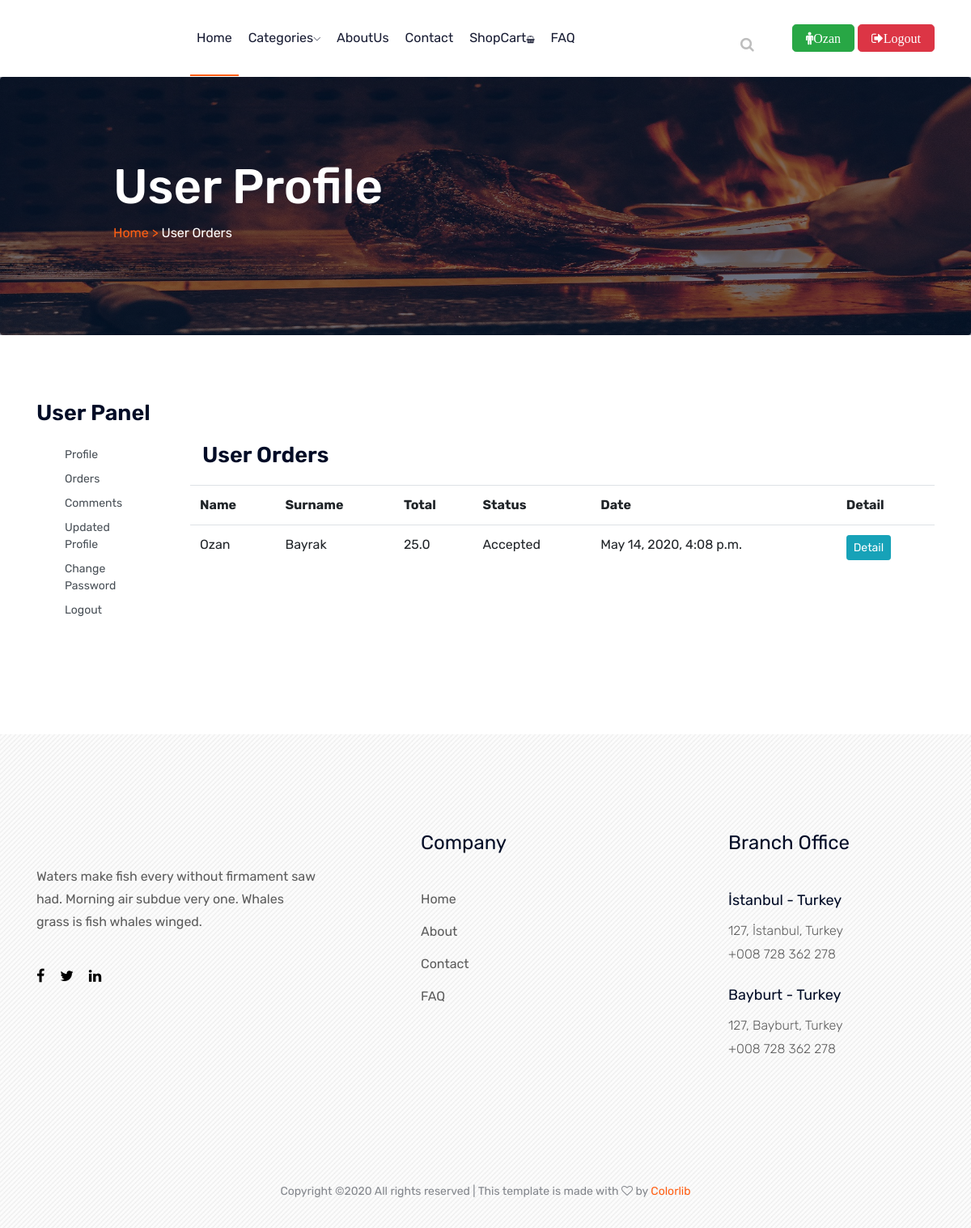
The page /user/orders/ (signed in) on the database as committed earlier.
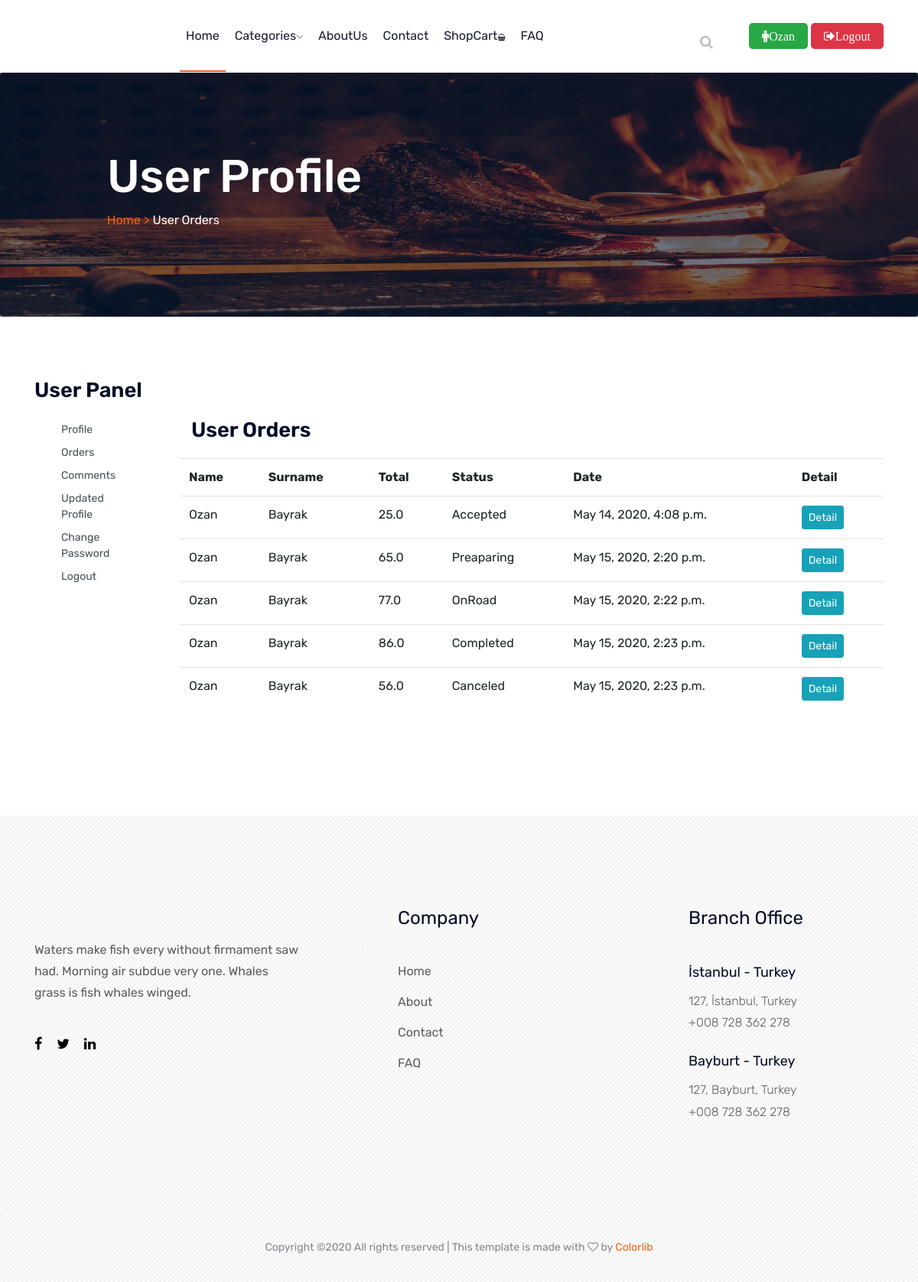
The same page on the database as committed later.
### order/models.py (models this page shows, shortened)
class Order(models.Model):
    STATUS = (
        ('New','New'),
        ('Accepted','Accepted'),
        ('Preaparing','Preaparing'),
        ('OnRoad','OnRoad'),
        ('Completed','Completed'),
        ('Canceled', 'Canceled'),
    )
    user = models.ForeignKey(User, on_delete=models.SET_NULL, null=True)
    code = models.CharField(max_length=5,editable=False)
    first_name = models.CharField(max_length=20)
    last_name = models.CharField(max_length=20)
    phone = models.CharField(max_length=20,blank=True)
    address = models.CharField(max_length=20, blank=True)
    total = models.FloatField()
    status = models.CharField(max_length=10, choices=STATUS, default='New')
    ip = models.CharField(blank=True, max_length=20)
    adminnote = models.CharField(blank=True,max_length=100)
    create_at = models.DateTimeField(auto_now_add=True)
    update_at = models.DateTimeField(auto_now=True)

### user/views.py (the view)
# urls.py: path('orders/', views.orders, name='orders'),
@login_required(login_url='/login') #check login
def orders(request):
    category = Category.objects.all()
    current_user = request.user  # access user info
    orders = Order.objects.filter(user_id=current_user.id)
    context = {
        'category': category,
        'orders': orders,
    }
    return render(request,'user_orders.html',context)

### user/templates/user_orders.html (shortened to what this page needs)
{% extends "homebase.html" %}
{% block content %}
    <section class="breadcrumb breadcrumb_bg banner-bg-1 overlay2 ptb200">
        <div class="container">
            <div class="row">
                <div class="col-lg-7 offset-lg-1">
                    <div class="breadcrumb_iner">
                        <div class="breadcrumb_iner_item">
                            <h2>User Profile</h2>
                            <p> <a href="/">Home ></a> User Orders</p>
                        </div>
                    </div>
                </div>
            </div>
        </div>
    </section>
    <section class="contact-section">
        <div class="container">
            <div class="d-none d-sm-block mb-5 pb-4">
                <div class="row">
                    <div class="col-12">
                        <h2 class="contact-title">User Panel</h2>
                    </div>
                    <div class="col-lg-2">
                        {% include "user_panel.html" %}
                    </div>
                    <div class="col-lg-10">
                        <div class="col-12">
                            <h2 class="contact-title">User Orders</h2>
                        </div>
                        <table class="table">
                            <tr>
                                <th>Name</th>
                                <th>Surname</th>
                                <th>Total</th>
                                <th>Status</th>
                                <th>Date</th>
                                <th>Detail</th>
                            </tr>
                            {% for rs in orders %}
                                <tr>
                                    <td>{{ rs.first_name }}</td>
                                    <td>{{ rs.last_name }}</td>
                                    <td>{{ rs.total }}</td>
                                    <td>{{ rs.status }}</td>
                                    <td>{{ rs.create_at }}</td>
                                    <td><a href="/user/orderdetail/{{ rs.id }}" class="btn btn-sm btn-info">Detail</a> </td>
                                </tr>
                            {% endfor %}
                        </table>
                    </div>
                </div>
            </div>
    </section>
{% endblock %}

### home/templates/homebase.html (shortened to what this page needs)
<!doctype html>
<html class="no-js" lang="zxx">
<head>
    {% load static %}
    <link rel="stylesheet" href="{% static 'css/bootstrap.min.css'%}">
    <link rel="stylesheet" href="{% static 'css/owl.carousel.min.css'%}">
    <link rel="stylesheet" href="{% static 'css/magnific-popup.css'%}">
    <link rel="stylesheet" href="{% static 'css/font-awesome.min.css'%}">
    <link rel="stylesheet" href="{% static 'css/themify-icons.css'%}">
    <link rel="stylesheet" href="{% static 'css/nice-select.css'%}">
    <link rel="stylesheet" href="{% static 'css/flaticon.css'%}">
    <link rel="stylesheet" href="{% static 'css/animate.css'%}">
    <link rel="stylesheet" href="{% static 'css/slicknav.css'%}">
    <link rel="stylesheet" href="{% static 'css/style.css'%}">
</head>
<body>
{% include 'header.html' %}
{% block content %}{% endblock %}
{% include 'footer.html' %}
</body>
</html>

### home/templates/header.html (shortened to what this page needs)
{% load static %}
<link rel="stylesheet" href="https://ajax.googleapis.com/ajax/libs/jqueryui/1.11.4/themes/smoothness/jquery-ui.css">
<header>
    <div class="header-area ">
        <div id="sticky-header" class="main-header-area white-bg">
            <div class="container">
                <div class="row align-items-center">
                    <div class="col-xl-2 col-lg-2">
                        <div class="logo-img">
                        </div>
                    </div>
                    <div class="col-xl-7 col-lg-7">
                        <div class="main-menu d-none d-lg-block">
                            <nav>
                                <ul id="navigation">
                                    <li><a class="active" href="/">Home</a></li>
                                    <li><a href="#">Categories<i class="ti-angle-down"></i></a>
                                        {% load mptt_tags %}
                                    </li>
                                    <li><a href="/aboutus">AboutUs</a></li>
                                    <li><a href="/contact">Contact</a></li>
                                    <li><a href="/shopcart/">ShopCart<i class="fa fa-sm fa-shopping-basket"></i>
                                        </a></li>
                                    <li><a href="/faq">FAQ</a></li>
                                </ul>
                            </nav>
                        </div>
                    </div>
                    <div class="col-xl-3 col-lg-3">
                        <div class="quote-area">
                            <div class="search-bar">
                                <a id="search_1" href="javascript:void(0)"><i class="fa fa-search"></i></a>
                            </div>
                            {% if user.id is not None %}
                                <div class="get-quote d-none d-lg-block">
                                    <a  class="btn fa fa-male btn-success btn-lg" href="/user_profile">{{user.first_name}}</a>
                                    <a  class="btn btn-danger fa fa-sign-out btn-lg" href="/logout/">Logout</a>
                                </div>
                            {% else %}
                                <div class="get-quote d-none d-lg-block">
                                    <a class="btn btn-success"  href="/login/">Login</a>
                                    <a class="btn btn-primary"  href="/join/">JoinUs</a>
                                </div>
                            {% endif %}
                        </div>
                    </div>
                    <div class="col-12">
                    </div>
                </div>
            </div>
        </div>
    </div>
</header>

### user/templates/user_panel.html (shortened to what this page needs)
<div class="col-xl-3 col-lg-3 col-sm-12 col-xs-12 sidebar-shop-left">
    <div class="product-categori">
        <div class="filter-sidebar-left table">
            <div class="list-group list-group-collapse list-group-sm list-group-tree " id="list-group-men" data-children=".sub-men">
                <a href="/user" class="list-group-item list-group-item-action ">Profile</a>
                <a href="/user/orders" class="list-group-item list-group-item-action">Orders</a>
                <a href="/user/comments" class="list-group-item list-group-item-action">Comments</a>
                <a href="/user/update" class="list-group-item list-group-item-action">Updated Profile</a>
                <a href="/user/password" class="list-group-item list-group-item-action">Change Password</a>
                <a href="/logout" class="list-group-item list-group-item-action">Logout</a>
            </div>
        </div>
    </div>
</div>

### home/templates/footer.html (shortened to what this page needs)
{% load static %}
<footer class="footer-area ">
    <div class="container">
        <div class="row justify-content-between">
            <div class="col-sm-6 col-md-3 col-xl-4">
                <div class="single-footer-widget footer_1">
                    <p>Waters make fish every without firmament saw had. Morning air subdue very one. Whales grass
                        is fish whales winged.</p>
                    <div class="social-links">
                        <ul>
                            <li><a href="https://www.facebook.com/"> <i class="fa fa-facebook"></i> </a></li>
                            <li><a href="https://twitter.com/"> <i class="fa fa-twitter"></i> </a></li>
                            <li><a href="https://tr.linkedin.com/"> <i class="fa fa-linkedin"></i> </a></li>
                        </ul>
                    </div>
                </div>
            </div>
            <div class="col-sm-6 col-md-3 col-xl-3">
                <div class="single-footer-widget">
                    <h4>Company</h4>
                    <ul>
                        <li><a href="/">Home</a></li>
                        <li><a href="/aboutus">About</a></li>
                        <li><a href="/contact">Contact</a></li>
                        <li><a href="/faq">FAQ</a></li>
                    </ul>
                </div>
            </div>
            <div class="col-sm-6 col-md-3 col-xl-3">
                <div class="single-footer-widget footer_icon">
                    <h4>Branch office</h4>
                    <div class="office-location">
                        <ul>
                            <li>
                                <strong>İstanbul - Turkey</strong>
                                <p>127, İstanbul, Turkey <br>
                                    +008 728 362 278</p>
                            </li>
                            <li>
                                <strong>Bayburt - Turkey</strong>
                                <p>127, Bayburt, Turkey<br>
                                    +008 728 362 278</p>
                            </li>
                        </ul>
                    </div>
                </div>
            </div>
        </div>
    </div>
    <div class="container-fluid">
        <div class="row justify-content-center">
            <div class="col-lg-12">
                <div class="copyright_part_text text-center">
                    <p class="footer-text m-0">
                        Copyright &copy;<script>document.write(new Date().getFullYear());</script> All rights reserved | This template is made with <i class="fa fa-heart-o" aria-hidden="true"></i> by <a href="https://colorlib.com" target="_blank">Colorlib</a>
                        </p>
                </div>
            </div>
        </div>
    </div>
</footer>

### user/templates/user_orders.html (style rules this page uses)
.banner-bg-1 { background-image: url("../../uploads/images/banner.jpg"); }

### user/templates/user_panel.html (style rules this page uses)
.list-group-item { border: none; padding: 5px 20px; font-size: 14px; }

Rows that differ between the two databases and show on the page:
added Order: first_name "Ozan", last_name "Bayrak", total "65.0", status "Preaparing", create_at "May 15, 2020, 2:20 p.m."
added Order: first_name "Ozan", last_name "Bayrak", total "77.0", status "OnRoad", create_at "May 15, 2020, 2:22 p.m."
added Order: first_name "Ozan", last_name "Bayrak", total "86.0", status "Completed", create_at "May 15, 2020, 2:23 p.m."
added Order: first_name "Ozan", last_name "Bayrak", total "56.0", status "Canceled", create_at "May 15, 2020, 2:23 p.m."
